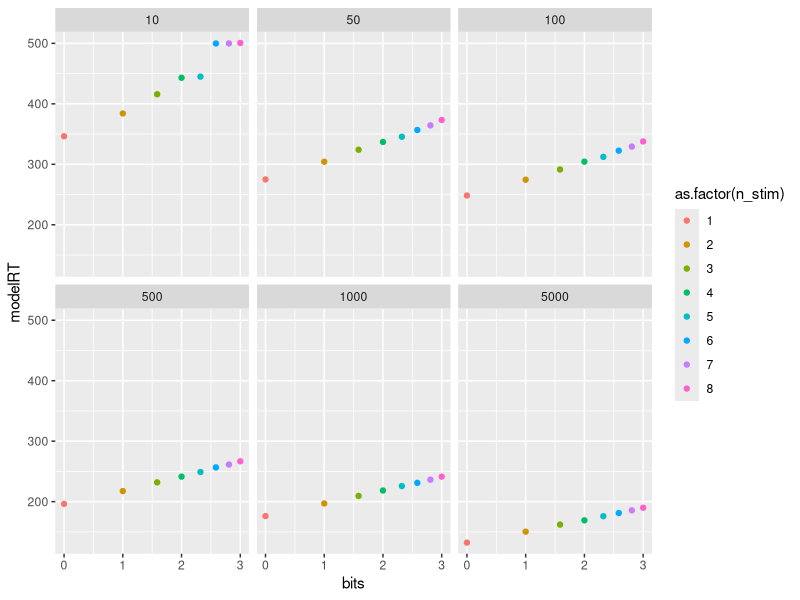

The R source for this figure: (Note: this script raises an error after producing the figure.)
## ---- chunk 1
knitr::opts_chunk$set(echo = TRUE)
## ---- chunk 2
num_alternatives <- 1:8
prob <- 1/1:8
bits <- (prob*log2(prob)*num_alternatives)*-1

e1_stims <- data.frame(
  num_alternatives,
  prob,
  bits
)

estimate_retrieval_time <-function(n_traces,mean,sd){
  return(mean(replicate(10000,min(rnorm(n_traces,mean,sd)))))
}

sim_df <- data.frame()
for(i in 1:dim(e1_stims)[1]){
  n_stim <- e1_stims$num_alternatives[i]
  prob_stim <- e1_stims$prob[i]
  practice <- c(10,50,100,500,1000,5000)
  for(j in 1:length(practice)){
    mean_retrieval_time <-c()
    for(k in 1:length(n_stim)){
      trace_frequency <- practice[j]*prob_stim[k]
      mean_retrieval_time[k] <- estimate_retrieval_time(trace_frequency,500,100)
    }
    set_mean_retrieval_time <- mean(mean_retrieval_time)
    t_df <- data.frame(n_stim = n_stim[k],
                       prob_stim =prob_stim[k],
                       practice = practice[j],
                       bits = e1_stims$bits[i],
                       modelRT = set_mean_retrieval_time)
    sim_df <- rbind(sim_df,t_df)
  }
}

library(ggplot2)

ggplot(sim_df, aes(x=bits,y=modelRT,color=as.factor(n_stim)))+
  geom_point()+
  facet_wrap(~practice)

sim_df %>%
  group_by(practice) %>%
  summarize(cor = cor(modelRT,bits))

## ---- chunk 3
hyman <- list(
e1_1 = list(stims = 1,
             probs = 1),
e1_2 = list(stims = 1:2,
             probs = rep(1/2,2)),
e1_3 = list(stims = 1:3,
             probs = rep(1/3,3)),
e1_4 = list(stims = 1:4,
             probs = rep(1/4,4)),
e1_5 = list(stims = 1:5,
             probs = rep(1/5,5)),
e1_6 = list(stims = 1:6,
             probs = rep(1/6,6)),
e1_7 = list(stims = 1:7,
             probs = rep(1/7,7)),
e1_8 = list(stims = 1:8,
             probs = rep(1/8,8)),
e2_1 = list(stims = 1:2,
             probs = c(9/10,1/10)),
e2_2 = list(stims = 1:2,
             probs = c(8/10,2/10)),
e2_3 = list(stims = 1:4,
             probs = c(13/16,rep(1/16,3))),
e2_4 = list(stims = 1:6,
             probs = c(15/20,rep(1/20,5))),
e2_5 = list(stims = 1:4,
             probs = c(4/8,2/8,rep(1/8,2))),
e2_6 = list(stims = 1:6,
             probs = c(5/10,rep(1/10,5))),
e2_7 = list(stims = 1:8,
             probs = c(8/16,2/16,rep(1/16,6))),
e2_8 = list(stims = 1:8,
             probs = c(rep(4/16,2),rep(2/16,2),rep(1/16,4))),
e3_1 = list(stims = c(11,12,21,22),
             probs = c(2/10,8/10,0,0)),
e3_2 = list(stims = c(11,12,13,
                      21,22,23,
                      31,32,33),
             probs = c(1/10,8/10,1/10,
                       0,0,0,
                       0,0,0)),
e3_3 =  list(stims = c(11,12,13,14,
                      21,22,23,24,
                      31,32,33,34),
             probs = c(7/10,1/10,1/10,1/10,
                       0,0,0,0,
                       0,0,0,0,
                       0,0,0,0)),
e3_4 =  list(stims = c(11,12,13,14,
                      21,22,23,24,
                      31,32,33,34),
             probs = c(1/6,3/6,1/6,1/6,
                       0,0,0,0,
                       0,0,0,0,
                       0,0,0,0)),
e3_5 =  list(stims = c(11,12,13,14,15,16,17,18,
                      21,22,23,24,25,26,27,28,
                      31,32,33,34,35,36,37,38,
                      41,42,43,44,45,46,47,48,
                      51,52,53,54,55,56,57,58,
                      61,62,63,64,65,66,67,68,
                      71,72,73,74,75,76,77,78,
                      81,82,83,84,85,86,87,88),
             probs = c(1/16,9/16,1/16,1/16,1/16,1/16,1/16,1/16,
                       0,0,0,0,0,0,0,0,
                       0,0,0,0,0,0,0,0,
                       0,0,0,0,0,0,0,0,
                       0,0,0,0,0,0,0,0,
                       0,0,0,0,0,0,0,0,
                       0,0,0,0,0,0,0,0,
                       0,0,0,0,0,0,0,0)),
e3_6 = list(stims = c(11,12,13,
                      21,22,23,
                      31,32,33),
             probs = c(0,1/2,1/2,
                       0,0,0,
                       0,0,0)),
e3_7 =  list(stims = c(11,12,13,14,15,
                      21,22,23,24,25,
                      31,32,33,34,35,
                      41,42,43,44,45),
             probs = c(0,1/4,1/4,1/4,1/4,
                       0,0,0,0,0,
                       0,0,0,0,0,
                       0,0,0,0,0,
                       0,0,0,0,0)),
e3_8 =  list(stims = c(11,12,13,14,15,16,17,18,
                      21,22,23,24,25,26,27,28,
                      31,32,33,34,35,36,37,38,
                      41,42,43,44,45,46,47,48,
                      51,52,53,54,55,56,57,58,
                      61,62,63,64,65,66,67,68,
                      71,72,73,74,75,76,77,78,
                      81,82,83,84,85,86,87,88),
             probs = c(0,1/7,1/7,1/7,1/7,1/7,1/7,1/7,
                       0,0,0,0,0,0,0,0,
                       0,0,0,0,0,0,0,0,
                       0,0,0,0,0,0,0,0,
                       0,0,0,0,0,0,0,0,
                       0,0,0,0,0,0,0,0,
                       0,0,0,0,0,0,0,0,
                       0,0,0,0,0,0,0,0))
)

estimate_retrieval_time <-function(n_traces,mean,sd){
  return(mean(replicate(5000,min(rnorm(n_traces,mean,sd)))))
}

sim_df <- data.frame()
for(i in 1:length(hyman)){
  print(i)

  practice <- c(10,50,100,500,1000,5000)
  for(j in 1:length(practice)){
    mean_retrieval_time <-c()
    cnt<-0
    for(k in 1:length(hyman[[i]]$stims)){
      trace_frequency <- round(practice[j]*hyman[[i]]$probs[k])
      if(hyman[[i]]$probs[k] != 0){
        if(trace_frequency < 1){
          trace_frequency <- 1
        }
        cnt<-cnt+1
        mean_retrieval_time[cnt] <- estimate_retrieval_time(trace_frequency,500,100)
      }
    }
    the_probs <-hyman[[i]]$probs
    the_probs <- the_probs[the_probs > 0]
    cond_mean_retrieval_time <- sum(mean_retrieval_time*the_probs)
    t_df <- data.frame(condition = names(hyman[i]),
                       practice = practice[j],
                       bits = sum(hyman[[i]]$probs*log2(hyman[[i]]$probs),na.rm=TRUE)*-1,
                       modelRT = cond_mean_retrieval_time)
    sim_df <- rbind(sim_df,t_df)
  }
}

library(ggplot2)

sim_df <- cbind(sim_df,experiment = rep(c("e1","e2","e3"),each=8*6))

ggplot(sim_df, aes(x=bits,y=modelRT,color=experiment))+
  geom_point()+
  facet_wrap(~practice, scales="free_y")

library(dplyr)
sim_df %>%
  group_by(practice) %>%
  summarize(cor = cor(modelRT,bits))

